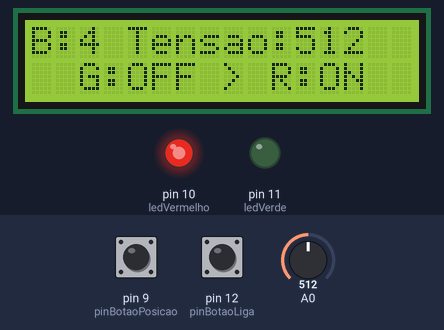
Bench run of a sketch on a simulated Arduino Uno, built with avr-gcc and run on an emulated ATmega328P. On the bench: 16×2 character LCD, output pins drawn as LEDs (lit = HIGH). Inputs (shaded band) come from the test bench; at power-on: A0 = 512, pin 9 (pinBotaoPosicao) HIGH, pin 12 (pinBotaoLiga) HIGH.

Above: at 1.2 s.
1.3 s: A0 set to 799
At 2.2 s:
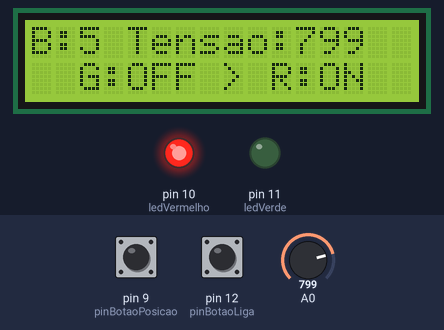
2.8 s: A0 set to 824
At 3.4 s:
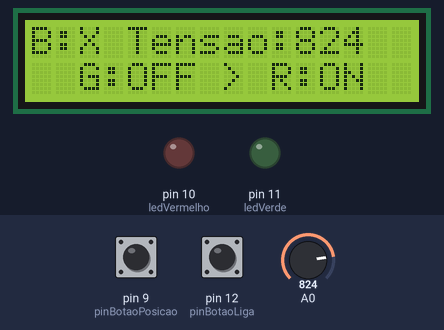
4.3 s: pin 9 (pinBotaoPosicao) pulled LOW for 0.15 s
At 5.0 s:
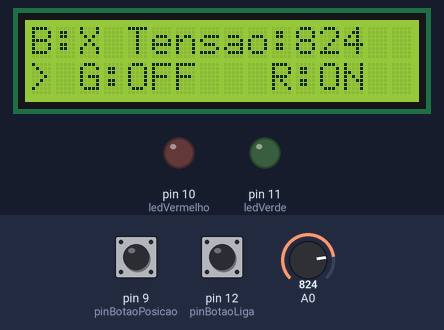
5.9 s: pin 12 (pinBotaoLiga) pulled LOW for 0.15 s
At 6.3 s:
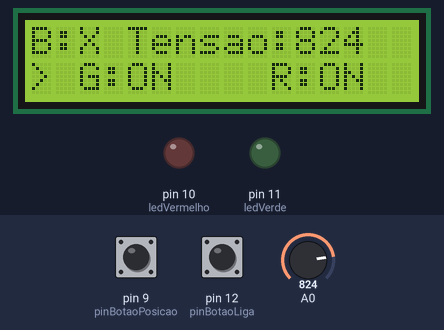
7.5 s: A0 set to 716
At 8.2 s:
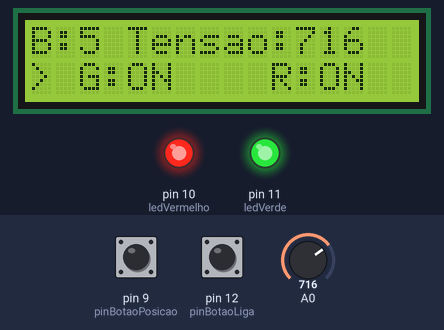
9.0 s: pin 9 (pinBotaoPosicao) pulled LOW for 1 s
At 11.0 s:
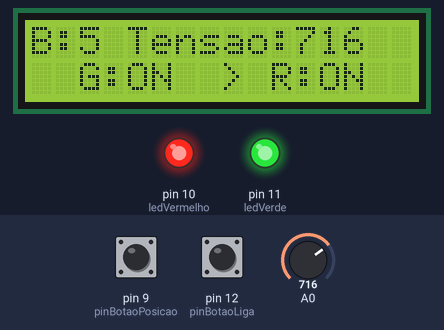
Timing chart, 0 to 12.5 s (numbered marks = the images above; inputs shaded):
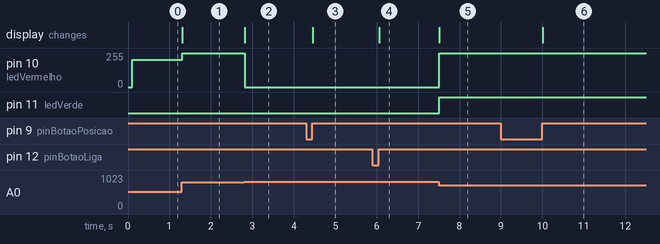

The sketch:

aula_38_ler_valor_anal_gico1.ino
```cpp
#include <LiquidCrystal_I2C.h>

#define pinBotao 13
#define valorBotao1 0
#define valorBotao2 145
#define valorBotao3 329
#define valorBotao4 505
#define valorBotao5 741

#define pinBotaoLiga 12
#define pinBotaoPosicao 9

#define ledVerde 11
#define ledVermelho 10

LiquidCrystal_I2C lcd(0x27, 16, 2);

bool estadoLedVerde = false;
bool estadoLedVermelho = false;
bool prioridadeLed = true; // true = Verde, false = Vermelho
int ultimoValorTensao = -1;

void setup() {
  // Configuração dos pinos
  pinMode(pinBotao, INPUT_PULLUP);
  pinMode(pinBotaoLiga, INPUT_PULLUP);
  pinMode(pinBotaoPosicao, INPUT_PULLUP);
  pinMode(ledVerde, OUTPUT);
  pinMode(ledVermelho, OUTPUT);

  // Inicializa o LCD
  lcd.init();
  lcd.backlight();
  lcd.print("B:  Tensao: ");
  lcd.setCursor(0, 1);
  lcd.print("> G:OFF   R:OFF");
}

void loop() {
  // Estado anterior dos botões
  static bool estadoAnteriorBotaoLiga = false;
  static bool estadoAnteriorBotaoPosicao = false;

  // Valor da tensão dos botões analógicos
  int valorTensao = analogRead(A0);
  int novoValorTensao = 0;
  static byte intensidadeLed = 0;

  // Vê qual botão foi pressionado e ajusta a intensidade
  if (valorTensao >= valorBotao1 * 0.9 && valorTensao <= valorBotao1 * 1.1) novoValorTensao = 1;
  else if (valorTensao >= valorBotao2 * 0.9 && valorTensao <= valorBotao2 * 1.1) novoValorTensao = 2;
  else if (valorTensao >= valorBotao3 * 0.9 && valorTensao <= valorBotao3 * 1.1) novoValorTensao = 3;
  else if (valorTensao >= valorBotao4 * 0.9 && valorTensao <= valorBotao4 * 1.1) novoValorTensao = 4;
  else if (valorTensao >= valorBotao5 * 0.9 && valorTensao <= valorBotao5 * 1.1) novoValorTensao = 5;
  else novoValorTensao = 0;

  // Intensidade do LED com base no botão pressionado
  intensidadeLed = map(novoValorTensao, 0, 5, 0, 255);

  // Atualiza LCD se a tensão mudar
  if (novoValorTensao != ultimoValorTensao) {
    lcd.setCursor(2, 0);
    if (novoValorTensao == 0) lcd.print("X ");
    else lcd.print(novoValorTensao);

    lcd.setCursor(11, 0);
    lcd.print("    ");
    lcd.setCursor(11, 0);
    lcd.print(valorTensao);

    ultimoValorTensao = novoValorTensao;
  }

  // Se o LED estiver ligado, aplica a nova intensidade
  if (estadoLedVerde) analogWrite(ledVerde, intensidadeLed);
  if (estadoLedVermelho) analogWrite(ledVermelho, intensidadeLed);

  // Botão de Posição
  bool estadoBotaoPosicao = digitalRead(pinBotaoPosicao);

  if (estadoBotaoPosicao && !estadoAnteriorBotaoPosicao) {
    prioridadeLed = !prioridadeLed;

    // Atualiza a seta `>` no LCD
    lcd.setCursor(0, 1);
    lcd.print(prioridadeLed ? ">" : " ");
    lcd.setCursor(8, 1);
    lcd.print(prioridadeLed ? " " : ">");
  }
  estadoAnteriorBotaoPosicao = estadoBotaoPosicao;

  // Botão Liga/Desliga
  bool estadoBotaoLiga = digitalRead(pinBotaoLiga);

  if (estadoBotaoLiga && !estadoAnteriorBotaoLiga) {
    // Liga/desliga apenas o LED priorizado
    prioridadeLed ? estadoLedVerde = !estadoLedVerde
				  : estadoLedVermelho = !estadoLedVermelho;

    // Intensidade dos LEDs
    analogWrite(ledVerde, estadoLedVerde ? intensidadeLed : 0);
    analogWrite(ledVermelho, estadoLedVermelho ? intensidadeLed : 0);

    // Atualiza o LCD
    lcd.setCursor(4, 1);
    lcd.print(estadoLedVerde ? "ON " : "OFF");
    lcd.setCursor(12, 1);
    lcd.print(estadoLedVermelho ? "ON " : "OFF");
  }
  estadoAnteriorBotaoLiga = estadoBotaoLiga;
}
```

Measured:
- the behaviour switches between 815 and 816 on A0 (found by bisection; images 1 and 2)
- after the input at 1.3 s, pin 10 (ledVermelho): 204/255 → 255/255 at once; the display: changes at once (image 1)
- after the input at 2.8 s, pin 10 (ledVermelho): 255/255 → 0/255 at once; the display: changes at once (image 2)
- after the input at 4.3 s, the display: changes after 0.15 s (image 3)
- after the input at 5.9 s, the display: changes after 0.16 s (image 4)
- after the input at 7.5 s, pin 10 (ledVermelho): 0/255 → 255/255 at once; pin 11 (ledVerde): LOW → HIGH at once; the display: changes at once (image 5)
- after the input at 9.0 s, the display: changes after 1.0 s (image 6)
